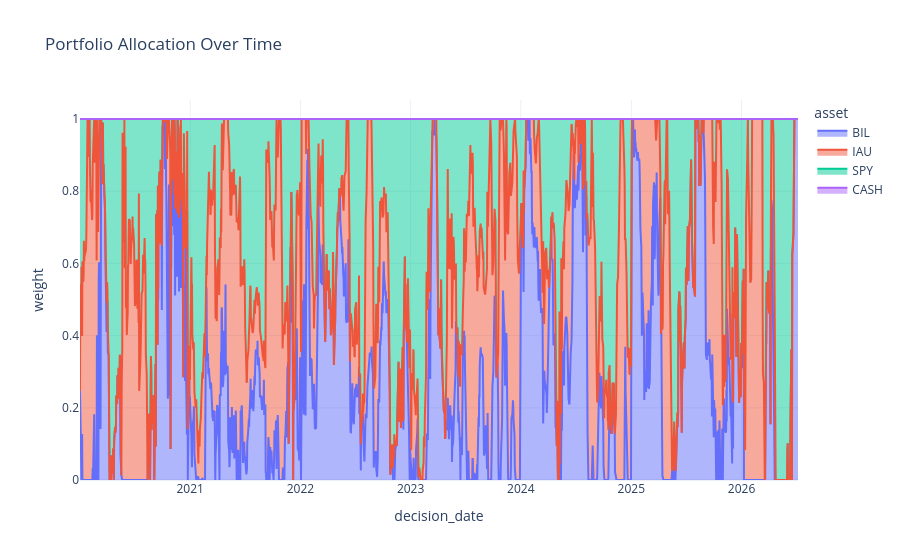

The code cell stored with this chart in its notebook:
### Markdown cell above
## Portfolio Allocation

### Code cell
allocation_fig = build_allocation_figure(result)
allocation_fig.show()

### Figure 1 — Plotly figure (JSON) as saved in the notebook; plotly's stock layout.template omitted (floating-point values rounded to 4 significant figures; data arrays with more than 128 entries replaced by an {"elided": "..."} marker saying what was removed)
{"data": [{"fillpattern": {"shape": ""}, "hovertemplate": "asset=BIL<br>decision_date=%{x}<br>weight=%{y}<extra></extra>", "legendgroup": "BIL", "line": {"color": "#636efa"}, "marker": {"symbol": "circle"}, "mode": "lines", "name": "BIL", "orientation": "v", "showlegend": true, "stackgroup": "1", "type": "scatter", "x": {"elided": "1635 str values"}, "xaxis": "x", "y": {"elided": "1635 float values"}, "yaxis": "y"}, {"fillpattern": {"shape": ""}, "hovertemplate": "asset=IAU<br>decision_date=%{x}<br>weight=%{y}<extra></extra>", "legendgroup": "IAU", "line": {"color": "#EF553B"}, "marker": {"symbol": "circle"}, "mode": "lines", "name": "IAU", "orientation": "v", "showlegend": true, "stackgroup": "1", "type": "scatter", "x": {"elided": "1635 str values"}, "xaxis": "x", "y": {"elided": "1635 float values"}, "yaxis": "y"}, {"fillpattern": {"shape": ""}, "hovertemplate": "asset=SPY<br>decision_date=%{x}<br>weight=%{y}<extra></extra>", "legendgroup": "SPY", "line": {"color": "#00cc96"}, "marker": {"symbol": "circle"}, "mode": "lines", "name": "SPY", "orientation": "v", "showlegend": true, "stackgroup": "1", "type": "scatter", "x": {"elided": "1635 str values"}, "xaxis": "x", "y": {"elided": "1635 float values"}, "yaxis": "y"}, {"fillpattern": {"shape": ""}, "hovertemplate": "asset=CASH<br>decision_date=%{x}<br>weight=%{y}<extra></extra>", "legendgroup": "CASH", "line": {"color": "#ab63fa"}, "marker": {"symbol": "circle"}, "mode": "lines", "name": "CASH", "orientation": "v", "showlegend": true, "stackgroup": "1", "type": "scatter", "x": {"elided": "1635 str values"}, "xaxis": "x", "y": {"elided": "1635 float values"}, "yaxis": "y"}], "layout": {"legend": {"title": {"text": "asset"}, "tracegroupgap": 0}, "title": {"text": "Portfolio Allocation Over Time"}, "xaxis": {"anchor": "y", "domain": [0, 1], "title": {"text": "decision_date"}}, "yaxis": {"anchor": "x", "domain": [0, 1], "title": {"text": "weight"}}}}
